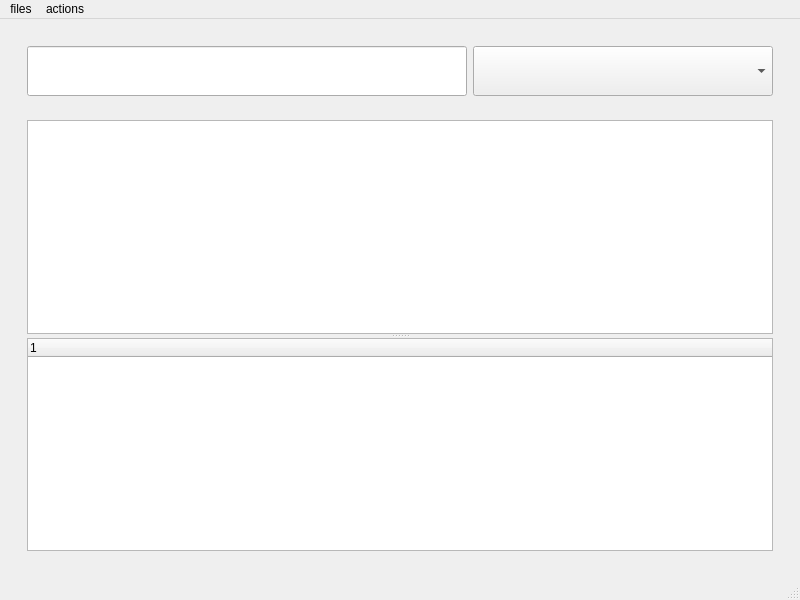
<?xml version="1.0" encoding="UTF-8"?>
<ui version="4.0">
 <class>MainWindow</class>
 <widget class="QMainWindow" name="MainWindow">
  <property name="geometry">
   <rect>
    <x>0</x>
    <y>0</y>
    <width>800</width>
    <height>600</height>
   </rect>
  </property>
  <property name="windowTitle">
   <string>MainWindow</string>
  </property>
  <widget class="QWidget" name="centralwidget">
   <layout class="QVBoxLayout" name="verticalLayout_3">
    <item>
     <widget class="QWidget" name="widget_3" native="true">
      <layout class="QVBoxLayout" name="verticalLayout_2">
       <item>
        <widget class="QWidget" name="widget" native="true">
         <layout class="QHBoxLayout" name="horizontalLayout">
          <item>
           <widget class="QLineEdit" name="lineEdit">
            <property name="minimumSize">
             <size>
              <width>0</width>
              <height>50</height>
             </size>
            </property>
           </widget>
          </item>
          <item>
           <widget class="QComboBox" name="comboBox">
            <property name="minimumSize">
             <size>
              <width>300</width>
              <height>50</height>
             </size>
            </property>
            <property name="font">
             <font>
              <pointsize>15</pointsize>
             </font>
            </property>
           </widget>
          </item>
         </layout>
        </widget>
       </item>
       <item>
        <widget class="QWidget" name="widget_2" native="true">
         <layout class="QVBoxLayout" name="verticalLayout">
          <item>
           <widget class="QSplitter" name="splitter">
            <property name="orientation">
             <enum>Qt::Vertical</enum>
            </property>
            <widget class="QTableWidget" name="tableWidget"/>
            <widget class="QTreeWidget" name="treeWidget">
             <column>
              <property name="text">
               <string notr="true">1</string>
              </property>
             </column>
            </widget>
           </widget>
          </item>
         </layout>
        </widget>
       </item>
      </layout>
     </widget>
    </item>
   </layout>
  </widget>
  <widget class="QMenuBar" name="menubar">
   <property name="geometry">
    <rect>
     <x>0</x>
     <y>0</y>
     <width>800</width>
     <height>26</height>
    </rect>
   </property>
   <widget class="QMenu" name="menuproject">
    <property name="title">
     <string>files</string>
    </property>
   </widget>
   <widget class="QMenu" name="menurun">
    <property name="title">
     <string>actions</string>
    </property>
    <addaction name="actionrun"/>
    <addaction name="actionclear"/>
   </widget>
   <addaction name="menuproject"/>
   <addaction name="menurun"/>
  </widget>
  <widget class="QStatusBar" name="statusbar"/>
  <action name="actionstop">
   <property name="icon">
    <iconset resource="resources.qrc">
     <normaloff>:/stop.png</normaloff>:/stop.png</iconset>
   </property>
   <property name="text">
    <string>stop</string>
   </property>
  </action>
  <action name="actionclear">
   <property name="icon">
    <iconset resource="resources.qrc">
     <normaloff>:/empty.png</normaloff>:/empty.png</iconset>
   </property>
   <property name="text">
    <string>clear</string>
   </property>
  </action>
  <action name="actionrun">
   <property name="icon">
    <iconset resource="resources.qrc">
     <normaloff>:/start.png</normaloff>:/start.png</iconset>
   </property>
   <property name="text">
    <string>run/stop</string>
   </property>
  </action>
 </widget>
 <resources>
  <include location="resources.qrc"/>
 </resources>
 <connections/>
</ui>
